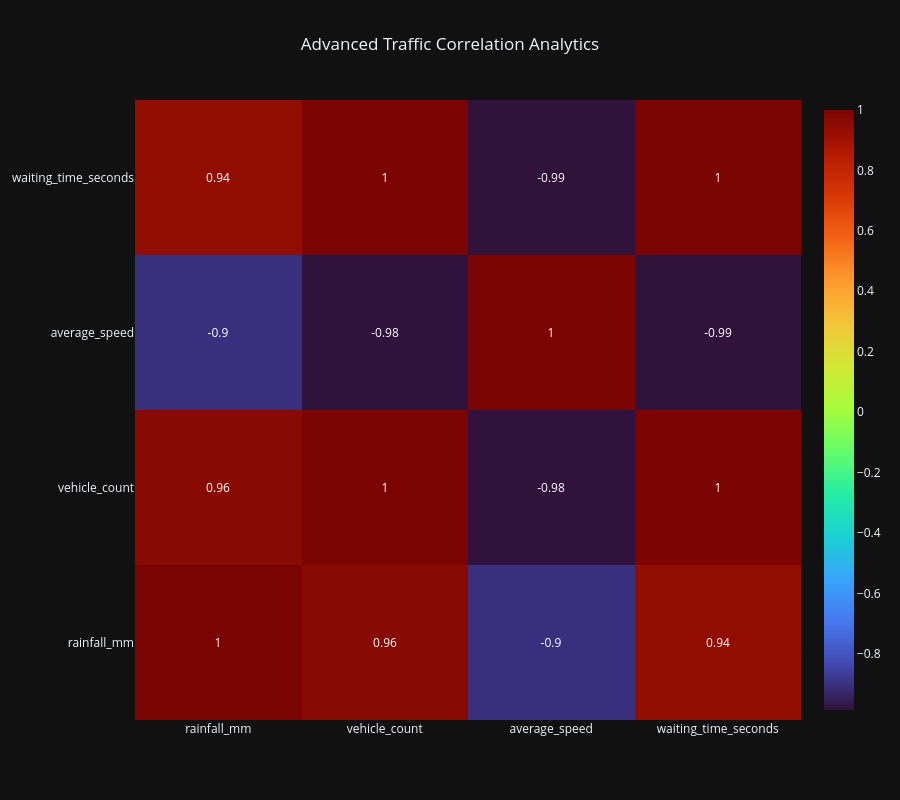

Notebook cell for this chart:
### Code cell
corr = numeric_df.corr()
fig = go.Figure(data=go.Heatmap(z=corr.values,x=corr.columns,y=corr.columns,colorscale='Turbo',text=np.round(corr.values,2),
        texttemplate='%{text}',
        hoverongaps=False))
fig.update_layout(title='Advanced Traffic Correlation Analytics',title_x=0.5,template='plotly_dark',height=800,width=900)
fig.show()

### Figure 1 — Plotly figure (JSON) as saved in the notebook; plotly's stock layout.template omitted (floating-point values rounded to 4 significant figures)
{"data": [{"colorscale": [[0, "#30123b"], [0.07143, "#4145ab"], [0.1429, "#4675ed"], [0.2143, "#39a2fc"], [0.2857, "#1bcfd4"], [0.3571, "#24eca6"], [0.4286, "#61fc6c"], [0.5, "#a4fc3b"], [0.5714, "#d1e834"], [0.6429, "#f3c63a"], [0.7143, "#fe9b2d"], [0.7857, "#f36315"], [0.8571, "#d93806"], [0.9286, "#b11901"], [1, "#7a0402"]], "hoverongaps": false, "text": [[1.0, 0.96, -0.9, 0.94], [0.96, 1.0, -0.98, 1.0], [-0.9, -0.98, 1.0, -0.99], [0.94, 1.0, -0.99, 1.0]], "texttemplate": "%{text}", "type": "heatmap", "x": ["rainfall_mm", "vehicle_count", "average_speed", "waiting_time_seconds"], "y": ["rainfall_mm", "vehicle_count", "average_speed", "waiting_time_seconds"], "z": [[1.0, 0.9602, -0.9039, 0.9412], [0.9602, 1.0, -0.9849, 0.9969], [-0.9039, -0.9849, 1.0, -0.9857], [0.9412, 0.9969, -0.9857, 1.0]]}], "layout": {"height": 800, "title": {"text": "Advanced Traffic Correlation Analytics", "x": 0.5}, "width": 900}}
